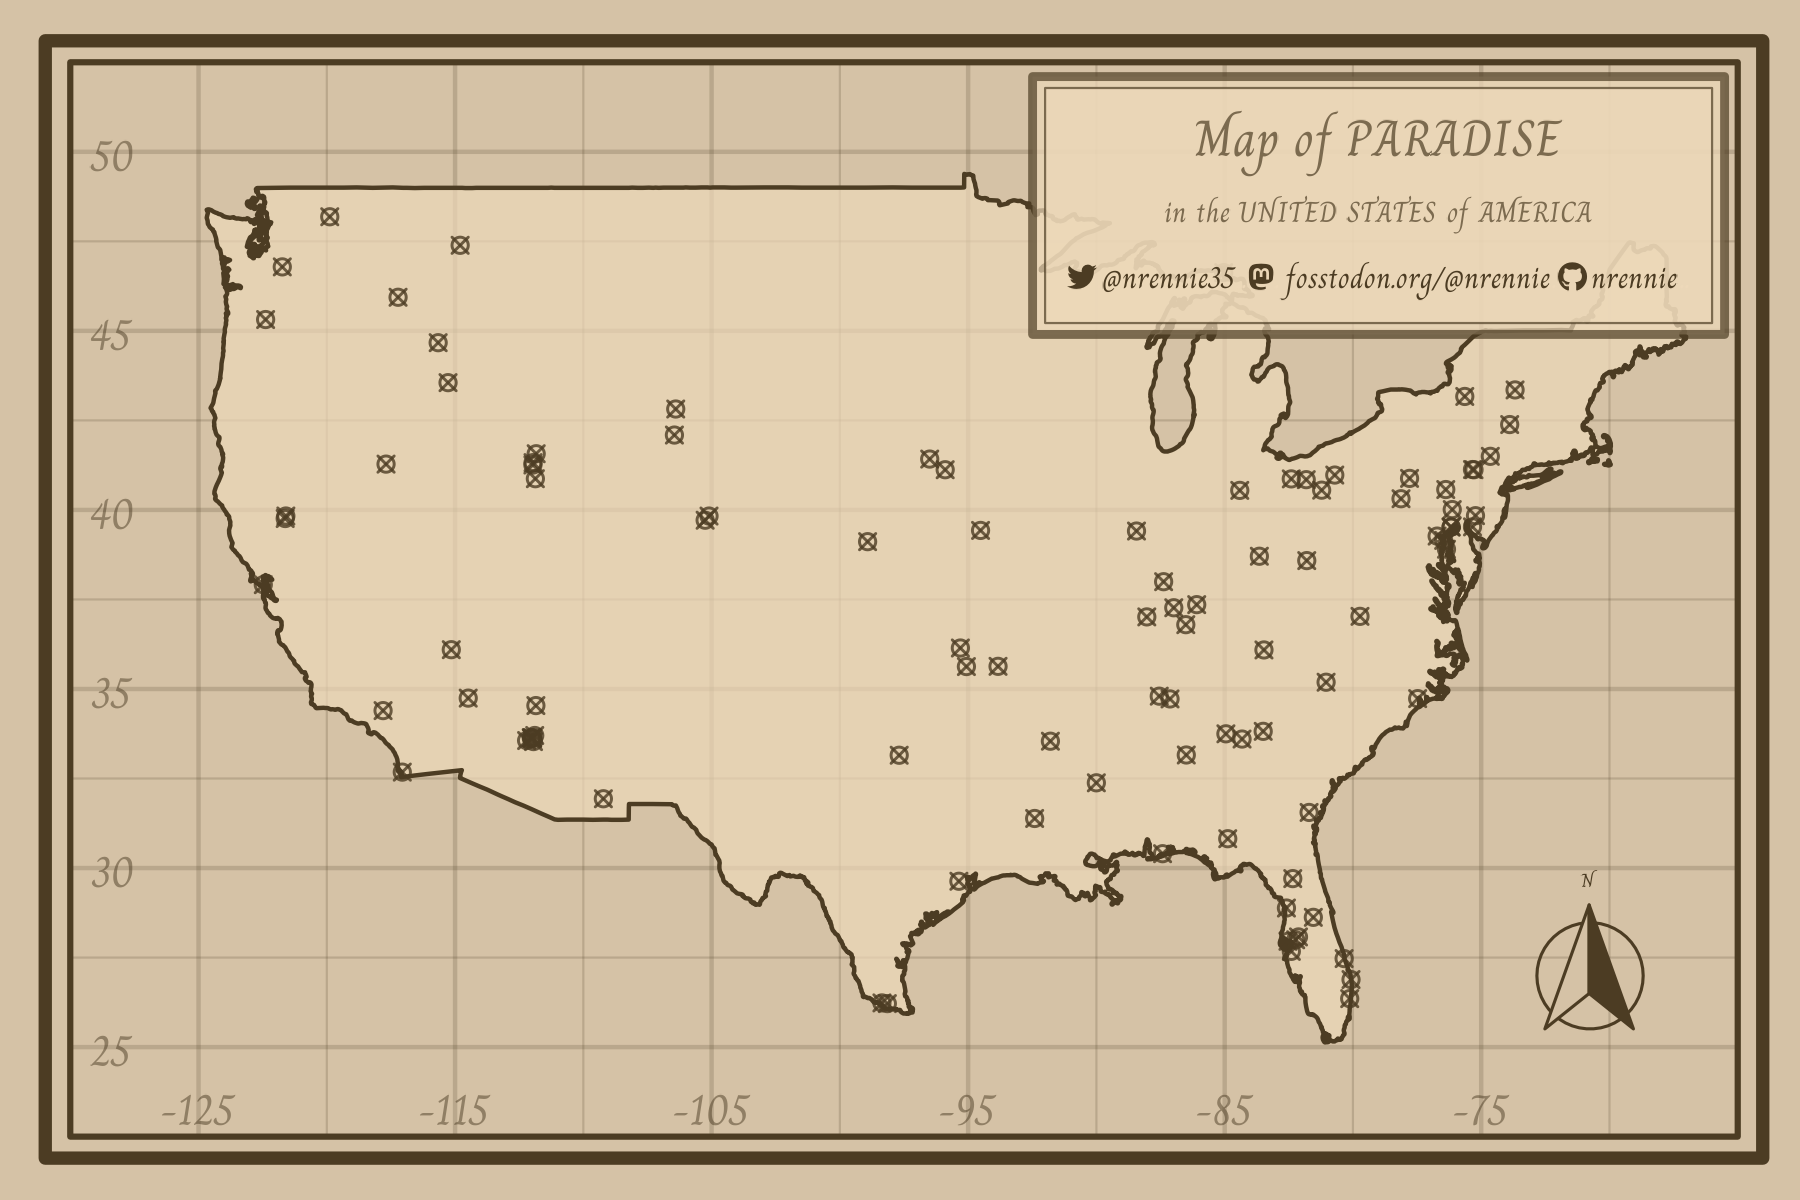

Recreate this plot in R.
library(tidyverse)
library(lubridate)
library(showtext)
library(camcorder)
library(ggtext)
library(glue)
library(nrBrand)
library(maps)
library(ggspatial)

# load fonts
font_add_google("Charm", "Charm")
showtext_auto()

# read data
us_place_names <- readr::read_csv("https://raw.githubusercontent.com/rfordatascience/tidytuesday/master/data/2023/2023-06-27/us_place_names.csv")
us_place_history <- readr::read_csv("https://raw.githubusercontent.com/rfordatascience/tidytuesday/master/data/2023/2023-06-27/us_place_history.csv")

# map data
usa <- map_data("usa")

# data wrangline
plot_data <- us_place_names |>
  filter(stringr::str_detect(feature_name, "Paradise")) |>
  select(feature_name, prim_lat_dec, prim_long_dec) |>
  filter(
    prim_long_dec >= -130,
    prim_lat_dec > 20
  )

# start recording
gg_record(
  dir = file.path("2023", "2023-06-27", "recording"), # where to save the recording
  device = "png", # device to use to save images
  width = 6, # width of saved image
  height = 4, # height of saved image
  units = "in", # units for width and height
  dpi = 300 # dpi to use when saving image
)

# colours
bg_col <- "#d5c2a6"
light_col <- "#edd8b9"
dark_col <- "#4c3c23"

# text
social <- nrBrand::social_caption(
  bg_colour = light_col,
  icon_colour = dark_col,
  font_colour = dark_col,
  font_family = "Charm"
)

# plot
g <- ggplot() +
  geom_polygon(
    data = usa,
    mapping = aes(x = long, y = lat, group = group),
    fill = light_col,
    alpha = 0.7,
    colour = dark_col
  ) +
  geom_point(
    data = plot_data,
    mapping = aes(x = prim_long_dec, y = prim_lat_dec),
    colour = alpha(dark_col, 0.8),
    pch = 13
  ) +
  geom_textbox(
    data = data.frame(x = -79,
                      y = 48.5,
                      label = ""
    ),
    mapping = aes(x = x, y = y, label = label),
    hjust = 0.5,
    halign = 0.5,
    vjust = 0.5,
    valign = 0.5,
    text.colour = dark_col,
    box.colour = dark_col,
    box.size = 1,
    colour = dark_col,
    lineheight = 0.7,
    box.r = unit(0, "pt"),
    fill = light_col,
    alpha = 0.7,
    minheight = 0.24,
    minwidth = 0.415,
  ) +
  geom_textbox(
    data = data.frame(x = -79,
                      y = 48.5,
                      label = paste0(
                        "<span style='font-size:38pt'>*Map of PARADISE*</span><br><span style='font-size:22pt'>*in the UNITED STATES of AMERICA*</span><br>",
                        social
                      )
    ),
    mapping = aes(x = x, y = y, label = label),
    hjust = 0.5,
    halign = 0.5,
    vjust = 0.5,
    valign = 0.5,
    family = "Charm",
    text.colour = dark_col,
    box.colour = dark_col,
    size = 8,
    lineheight = 0.7,
    colour = dark_col,
    box.r = unit(0, "pt"),
    fill = light_col,
    alpha = 0.7,
    minheight = 0.2,
    minwidth = 0.4,
  ) +
  labs(
    x = "",
    y = ""
  ) +
  scale_x_continuous(breaks = seq(-125, -70, by = 10),
                     limits = c(-130, -65)) +
  scale_y_continuous(breaks = seq(25, 50, by = 5),
                     limits = c(22.5, 52.5)) +
  coord_cartesian(expand = FALSE, clip = "off") +
  theme_minimal(base_size = 40, base_family = "Charm") +
  theme(
    plot.background = element_rect(
      fill = bg_col,
      colour = bg_col
    ),
    panel.background = element_rect(
      fill = bg_col,
      colour = dark_col,
      linewidth = 0.7
    ),
    panel.grid = element_line(
      colour = alpha(dark_col, 0.2),
      linewidth = 0.5
    ),
    axis.text.y = element_text(
      colour = alpha(dark_col, 0.5),
      margin = margin(l = 0, r = -25)
    ),
    axis.text.x = element_text(
      colour = alpha(dark_col, 0.5),
      margin = margin(b = 0, t = -22)
    ),
    plot.margin = margin(15, 15, -12.5, -5)
  )

# annotations
g +
  annotation_north_arrow(
    location = "br",
    pad_x = unit(0.2, "in"),
    pad_y = unit(0.3, "in"),
    style = north_arrow_fancy_orienteering(
      text_size = 14,
      text_family = "Charm",
      fill = c(bg_col, dark_col),
      line_col = dark_col,
      text_col = dark_col)
  ) +
  geom_textbox(
    data = data.frame(x = -97.5,
                      y = 37.5,
                      label = ""
    ),
    mapping = aes(x = x, y = y, label = label),
    hjust = 0.5,
    halign = 0.5,
    vjust = 0.5,
    valign = 0.5,
    box.colour = dark_col,
    box.size = 1.5,
    box.r = unit(0, "pt"),
    fill = "transparent",
    minheight = 1.04,
    minwidth = 1.03,
  )

# save gif
gg_playback(
  name = file.path("2023", "2023-06-27", "20230627.gif"),
  first_image_duration = 4,
  last_image_duration = 20,
  frame_duration = .25,
  background = bg_col
)
